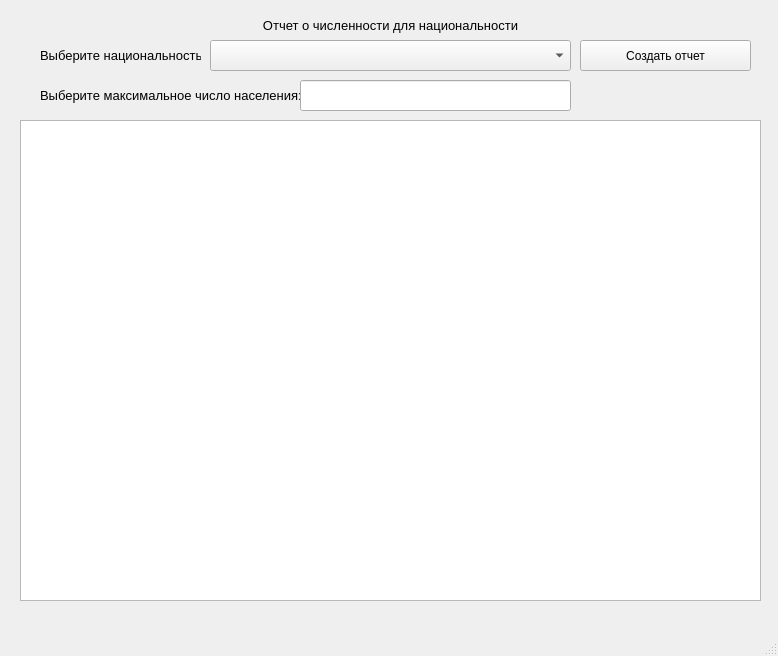
<?xml version="1.0" encoding="UTF-8"?>
<ui version="4.0">
 <class>MainWindow</class>
 <widget class="QMainWindow" name="MainWindow">
  <property name="geometry">
   <rect>
    <x>0</x>
    <y>0</y>
    <width>778</width>
    <height>656</height>
   </rect>
  </property>
  <property name="windowTitle">
   <string>MainWindow</string>
  </property>
  <widget class="QWidget" name="centralwidget">
   <widget class="QLabel" name="label">
    <property name="geometry">
     <rect>
      <x>40</x>
      <y>10</y>
      <width>701</width>
      <height>31</height>
     </rect>
    </property>
    <property name="text">
     <string>&lt;html&gt;&lt;head/&gt;&lt;body&gt;&lt;p align=&quot;center&quot;&gt;&lt;span style=&quot; font-size:10pt;&quot;&gt;Отчет о численности для национальности&lt;/span&gt;&lt;/p&gt;&lt;/body&gt;&lt;/html&gt;</string>
    </property>
   </widget>
   <widget class="QComboBox" name="comboBox">
    <property name="geometry">
     <rect>
      <x>210</x>
      <y>40</y>
      <width>361</width>
      <height>31</height>
     </rect>
    </property>
   </widget>
   <widget class="QLabel" name="label_2">
    <property name="geometry">
     <rect>
      <x>40</x>
      <y>40</y>
      <width>161</width>
      <height>31</height>
     </rect>
    </property>
    <property name="text">
     <string>&lt;html&gt;&lt;head/&gt;&lt;body&gt;&lt;p&gt;&lt;span style=&quot; font-size:10pt;&quot;&gt;Выберите национальность: &lt;/span&gt;&lt;/p&gt;&lt;/body&gt;&lt;/html&gt;</string>
    </property>
   </widget>
   <widget class="QPushButton" name="pushButton">
    <property name="geometry">
     <rect>
      <x>580</x>
      <y>40</y>
      <width>171</width>
      <height>31</height>
     </rect>
    </property>
    <property name="text">
     <string>Создать отчет</string>
    </property>
   </widget>
   <widget class="QTableView" name="tableView">
    <property name="geometry">
     <rect>
      <x>20</x>
      <y>120</y>
      <width>741</width>
      <height>481</height>
     </rect>
    </property>
   </widget>
   <widget class="QLabel" name="label_3">
    <property name="geometry">
     <rect>
      <x>40</x>
      <y>80</y>
      <width>281</width>
      <height>31</height>
     </rect>
    </property>
    <property name="text">
     <string>&lt;html&gt;&lt;head/&gt;&lt;body&gt;&lt;p&gt;&lt;span style=&quot; font-size:10pt;&quot;&gt;Выберите максимальное число населения: &lt;/span&gt;&lt;/p&gt;&lt;/body&gt;&lt;/html&gt;</string>
    </property>
   </widget>
   <widget class="QLineEdit" name="lineEdit">
    <property name="geometry">
     <rect>
      <x>300</x>
      <y>80</y>
      <width>271</width>
      <height>31</height>
     </rect>
    </property>
   </widget>
  </widget>
  <widget class="QMenuBar" name="menubar">
   <property name="geometry">
    <rect>
     <x>0</x>
     <y>0</y>
     <width>778</width>
     <height>21</height>
    </rect>
   </property>
  </widget>
  <widget class="QStatusBar" name="statusbar"/>
 </widget>
 <resources/>
 <connections/>
</ui>
